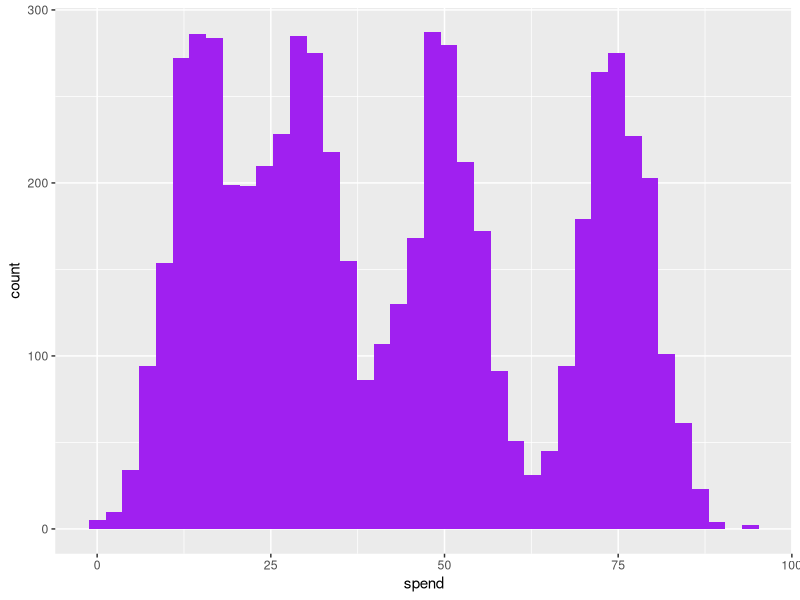
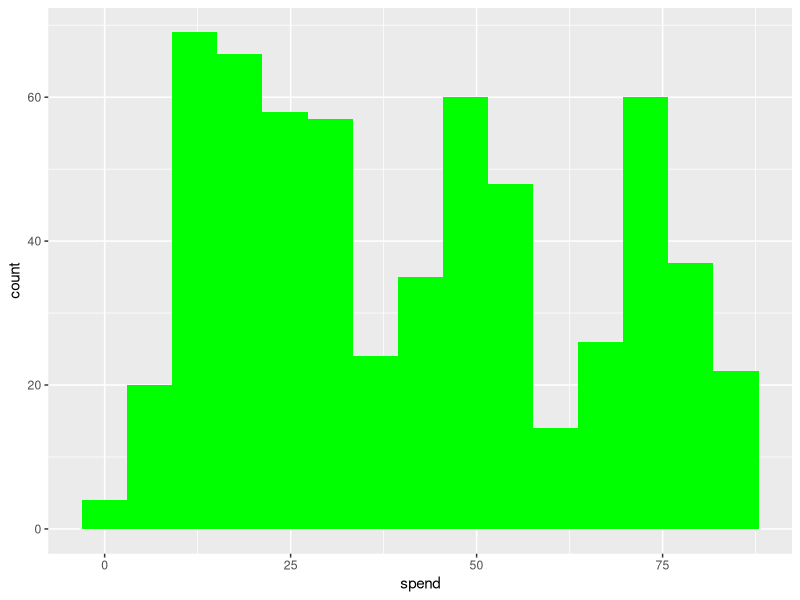
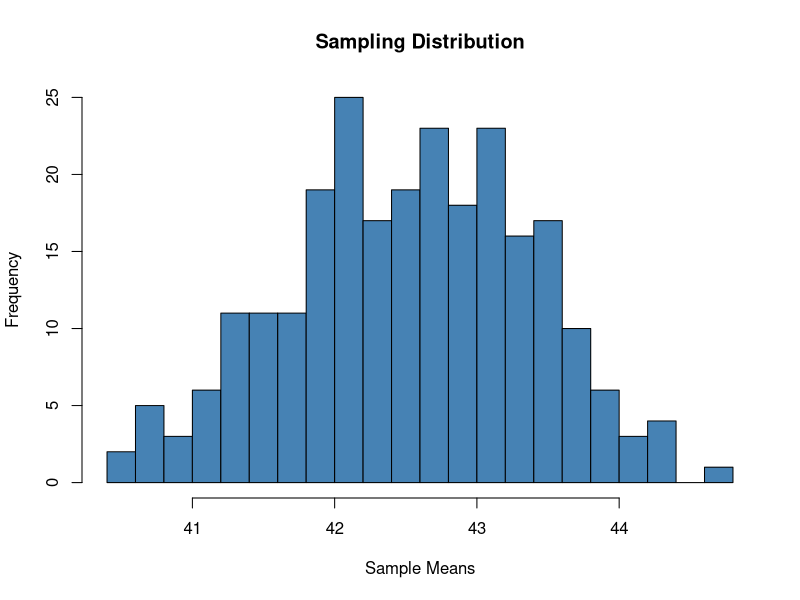
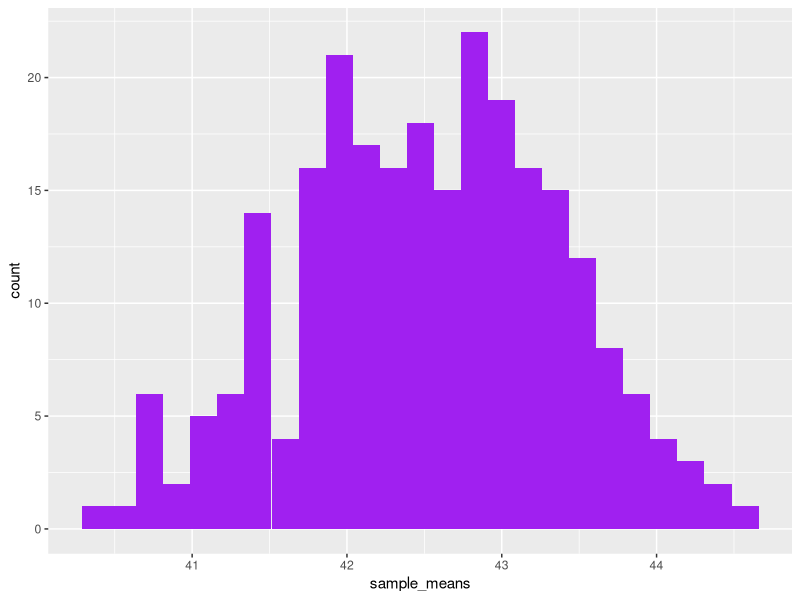

Source code (R) for these figures, in order:
## ---- chunk 1
knitr::opts_chunk$set(echo = TRUE)
## ---- chunk 2

# Make a dataframe with 600 data points using stratified sampling

library(dplyr)
library(tidyverse)

# Declare some Parameters
sam_n = 600

# Make this example reproducible
set.seed(1)

# Create the spend figures per group
s1 <- abs(rnorm(1500, mean=75, sd=5))
s2 <- abs(rnorm(1500, mean=50, sd=5))
s3 <- abs(rnorm(1500, mean=30, sd=5))
s4 <- abs(rnorm(1500, mean=15, sd=5))

spend = c(s1, s2, s3, s4)

#create data frame
df <- data.frame(group = rep(c('LH C', 'LH FO', 'SH C', 'SH FO'), each=150),
                 spend)

df <- tibble::rowid_to_column(df, "ID")

#view first six rows of data frame
head(df)

# Descriptive Statistics for the whole population
summary(df)
df %>% glimpse()
ggplot(data = df, aes(x = spend)) +
  geom_histogram(bins=40, fill = 'purple')

# Create a sampling function
sampling_function <- function(df_name) {
  samID <- sample(df_name$ID, size = sam_n)
  sam <- filter(df_name, ID %in% samID)
  return (sam)
}

# Get a test sample
sam <- sampling_function(df)

# Get the confidence inteval for 95% manually
sam_mean = mean(sam$spend)
sam_sd = sd(sam$spend)
standard_error = sam_sd / sqrt(sam_n)
standard_error
int_low = sam_mean - (1.96 * standard_error)
int_high = sam_mean + (1.96 * standard_error)
print(paste("Mean", sam_mean, " 95% [", int_low, ",", int_high, "]"))

# Get the same inteval using a model
test <- lm(spend ~ 1, sam)
summary(test)
confint(test, level=0.95)


# Summary of our sample
summary(sam)
sam %>% glimpse()
ggplot(data = sam, aes(x = spend)) +
  geom_histogram(bins=15, fill = 'green')

# Generate a Sampling Distribution in R
# Define number of samples
n = 250

# Create empty vector of length n
sample_means = rep(NA, n)

# Fill empty vector with means
for(i in 1:n){
  sample_means[i] = c(mean(sampling_function(df)$spend))
}

# View first six sample means
head(sample_means)

#create histogram to visualize the sampling distribution
hist(sample_means, main = "Sampling Distribution", xlab = "Sample Means", col = "steelblue", breaks=n/10)

ggplot(mapping = aes(x = sample_means)) +
  geom_histogram(bins=n/10, fill = 'purple')

summary(sample_means)
summary(df$spend)

# The more samples there are, the close the two means will be.

